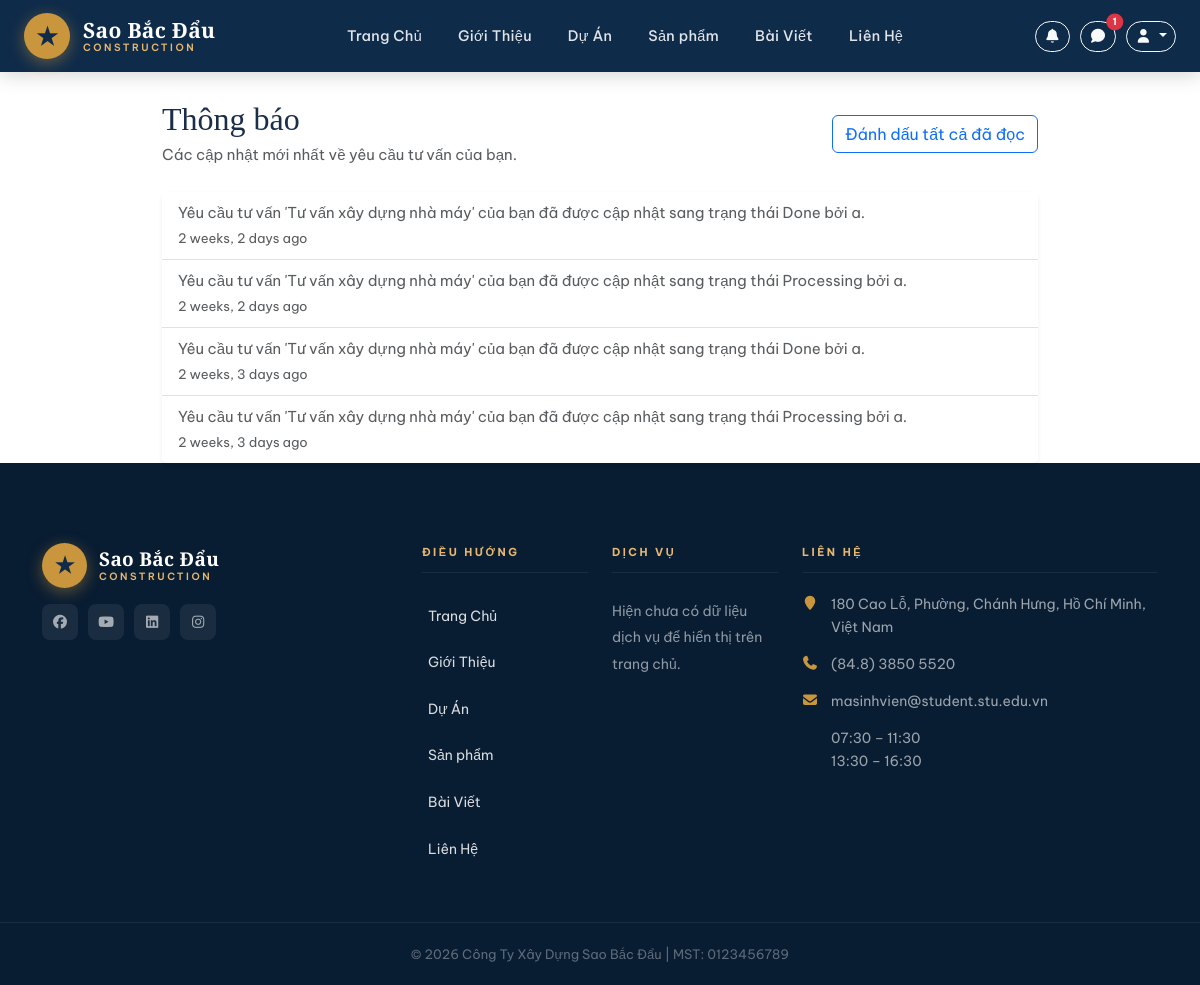
Page /notifications/ (signed in) on the committed database.
### home/models.py (models this page shows, shortened)
class Notification(models.Model):
    NOTIFICATION_TYPES = [("consult", "Consultation"), ("answer", "Answer")]
    user = models.ForeignKey(
        User, on_delete=models.CASCADE, related_name="notifications"
    )
    message = models.TextField()
    notification_type = models.CharField(max_length=20, choices=NOTIFICATION_TYPES)
    consultation = models.ForeignKey(
        Consultation, on_delete=models.CASCADE, null=True, blank=True
    )
    is_read = models.BooleanField(default=False)
    link = models.CharField(max_length=255, blank=True, null=True)
    created = models.DateTimeField(auto_now_add=True)
    class Meta:
        ordering = ["-created"]

class ContactInfo(models.Model):
    branch_name = models.CharField(
        max_length=150, verbose_name="Tên chi nhánh / văn phòng"
    )
    address = models.TextField(verbose_name="Địa chỉ")
    phone = models.CharField(max_length=50, verbose_name="Số điện thoại")
    fax = models.CharField(max_length=50, blank=True, verbose_name="Fax")
    email = models.EmailField(blank=True, verbose_name="Email")
    working_hours = models.CharField(
        max_length=255, blank=True, verbose_name="Giờ làm việc"
    )
    map_embed_url = models.URLField(blank=True, verbose_name="Link Google Maps Embed")
    facebook_url = models.URLField(blank=True, verbose_name="Facebook URL")
    youtube_url = models.URLField(blank=True, verbose_name="YouTube URL")
    linkedin_url = models.URLField(blank=True, verbose_name="LinkedIn URL")
    instagram_url = models.URLField(blank=True, verbose_name="Instagram URL")
    order = models.PositiveIntegerField(default=0, verbose_name="Thứ tự hiển thị")
    is_active = models.BooleanField(default=True, verbose_name="Hiển thị")
    created_at = models.DateTimeField(auto_now_add=True)
    class Meta:
        ordering = ["order", "created_at"]

### home/views.py (the view)
# urls.py: path("notifications/", views.notifications, name="notifications"),
@login_required
def notifications(request):
    user_notifications = request.user.notifications.select_related("consultation")
    return render(
        request,
        "home/notifications.html",
        {"notifications": user_notifications},
    )

### home/context_processors.py (called while the page is built)
def site_contact(request):
    contact = (
        ContactInfo.objects.filter(is_active=True)
        .order_by("order", "created_at")
        .first()
    )
    unread_notifications_count = 0
    recent_notifications = []
    if request.user.is_authenticated:
        unread_notifications_count = Notification.objects.filter(
            user=request.user,
            is_read=False,
        ).count()
        recent_notifications = Notification.objects.filter(user=request.user)[:5]
    consultations_unfinished = Consultation.objects.exclude(status="done").count()
    return {
        "site_contact": contact,
        "unread_notifications_count": unread_notifications_count,
        "recent_notifications": recent_notifications,
        "consultations_unfinished": consultations_unfinished,
    }

### templates/home/notifications.html (shortened to what this page needs)
{% extends 'base.html' %}
{% load humanize %}
{% block content %}
<div class="container" style="margin-top: 100px; max-width: 900px">
  <div class="d-flex justify-content-between align-items-center flex-wrap mb-4">
    <div>
      <h2 class="mb-1">Thông báo</h2>
      <p class="text-muted mb-0">Các cập nhật mới nhất về yêu cầu tư vấn của bạn.</p>
    </div>
    {% if notifications %}
    <a href="{% url 'notification_mark_all_read' %}" class="btn btn-outline-primary">
      Đánh dấu tất cả đã đọc
    </a>
    {% endif %}
  </div>
  <div class="card border-0 shadow-sm">
    <div class="list-group list-group-flush">
      {% for n in notifications %}
      <a
        href="{% url 'notification_read' n.id %}"
        class="list-group-item list-group-item-action {% if not n.is_read %}bg-light{% endif %}"
      >
        <div class="d-flex justify-content-between align-items-start gap-3">
          <div>
            <div class="font-weight-bold {% if n.is_read %}text-muted{% endif %}">
              {{ n.message }}
            </div>
            <small class="text-muted">{{ n.created|naturaltime }}</small>
          </div>
        </div>
      </a>
      {% empty %}
      <div class="p-5 text-center text-muted">
        Bạn chưa có thông báo nào.
      </div>
      {% endfor %}
    </div>
  </div>
</div>
{% endblock %}

### templates/base.html (shortened to what this page needs)
<!doctype html>
<html lang="vi">
  {% load static %}
  <head>
    <link
      rel="stylesheet"
      href="{% static 'vendor/bootstrap/css/bootstrap.min.css' %}"
    />
    <link
      rel="stylesheet"
      href="https://cdn.jsdelivr.net/npm/@fortawesome/fontawesome-free@7.2.0/css/all.min.css"
    />
    <link
      rel="stylesheet"
      href="{% static 'vendor/animate/animate.min.css' %}"
    />
    <link rel="stylesheet" href="{% static 'css/style.css' %}" />
    <link rel="stylesheet" href="{% static 'css/home.css' %}" />
    <link rel="stylesheet" href="{% static 'css/about.css' %}" />
    <link rel="stylesheet" href="{% static 'css/contact.css' %}" />
  </head>
  <body>
    <header
      class="site-navbar js-sticky-header site-navbar-target"
      role="banner"
    >
      <div class="container">
        <div class="navbar-inner">
          <div class="site-logo">
            <a href="{% url 'home' %}">
              <div class="logo-icon">★</div>
              <div class="logo-text">
                <span>Sao Bắc Đẩu</span>
                <span>Construction</span>
              </div>
            </a>
          </div>
          <nav class="site-navigation d-none d-xl-block">
            <ul class="site-menu">
              <li><a href="{% url 'home' %}" class="nav-link">Trang Chủ</a></li>
              <li>
                <a href="{% url 'about' %}" class="nav-link">Giới Thiệu</a>
              </li>
              <li><a href="{% url 'project' %}" class="nav-link">Dự Án</a></li>
              <li>
                <a href="{% url 'product' %}" class="nav-link">Sản phẩm</a>
              </li>
              <li><a href="{% url 'post' %}" class="nav-link">Bài Viết</a></li>
              <li>
                <a href="{% url 'contact' %}" class="nav-link">Liên Hệ</a>
              </li>
            </ul>
          </nav>
          <div class="nav-actions d-none d-xl-flex align-items-center" style="gap: 10px;">
            <a
              href="{% url 'notifications' %}"
              class="btn btn-sm btn-outline-light position-relative"
              title="Thông báo"
            >
              <i class="fa fa-bell"></i>
            </a>
            {% if user.is_authenticated %}
              {% if user.is_staff %}
              <a
                href="{% url 'consultation_list' %}"
                class="btn btn-sm btn-outline-light position-relative"
                title="Tư vấn"
              >
                <i class="fa fa-comment"></i>
                {% if consultations_unfinished %}
                <span
                  class="badge bg-danger position-absolute top-0 start-100 translate-middle rounded-pill"
                  style="font-size: 10px;"
                >
                  {{ consultations_unfinished }}
                </span>
                {% endif %}
              </a>
              {% endif %}
              <div class="dropdown">
                <button
                  class="btn btn-sm btn-outline-light dropdown-toggle"
                  data-bs-toggle="dropdown"
                  aria-expanded="false"
                  title="Tài khoản"
                >
                  <i class="fa fa-user"></i>
                </button>
              </div>
            {% endif %}
          </div>
        </div>
      </div>
    </header>
    {% block content %} {% endblock %}
    <footer class="footer-area">
      <div class="container">
        <div class="row gy-4">
          <div class="col-lg-4 col-md-6">
            <div class="footer-logo-wrap mb-3">
              <a
                href="{% url 'home' %}"
                style="
                  display: flex;
                  align-items: center;
                  gap: 12px;
                  text-decoration: none;
                "
              >
                <div
                  class="logo-icon"
                  style="width: 45px; height: 45px; font-size: 22px"
                >
                  ★
                </div>
                <div class="logo-text">
                  <span>Sao Bắc Đẩu</span>
                  <span>Construction</span>
                </div>
              </a>
            </div>
            <div class="footer-social">
              {% if site_contact and site_contact.facebook_url %}
              <a
                href="{{ site_contact.facebook_url }}"
                target="_blank"
                rel="noopener noreferrer"
              >
                <i class="fab fa-facebook"></i>
              </a>
              {% endif %} {% if site_contact and site_contact.youtube_url %}
              <a
                href="{{ site_contact.youtube_url }}"
                target="_blank"
                rel="noopener noreferrer"
              >
                <i class="fab fa-youtube"></i>
              </a>
              {% endif %} {% if site_contact and site_contact.linkedin_url %}
              <a
                href="{{ site_contact.linkedin_url }}"
                target="_blank"
                rel="noopener noreferrer"
              >
                <i class="fab fa-linkedin"></i>
              </a>
              {% endif %} {% if site_contact and site_contact.instagram_url %}
              <a
                href="{{ site_contact.instagram_url }}"
                target="_blank"
                rel="noopener noreferrer"
              >
                <i class="fab fa-instagram"></i>
              </a>
              {% endif %}
            </div>
          </div>
          <div class="col-lg-2 col-md-6">
            <div class="footer-heading">Điều Hướng</div>
            <ul class="footer-links">
              <li><a href="{% url 'home' %}">Trang Chủ</a></li>
              <li><a href="{% url 'about' %}">Giới Thiệu</a></li>
              <li><a href="{% url 'project' %}">Dự Án</a></li>
              <li><a href="{% url 'product' %}">Sản phẩm</a></li>
              <li><a href="{% url 'post' %}">Bài Viết</a></li>
              <li><a href="{% url 'contact' %}">Liên Hệ</a></li>
            </ul>
          </div>
          <div class="col-lg-2 col-md-6">
            <div class="footer-heading">Dịch Vụ</div>
            <ul class="footer-links">
          {% for service in services %}
          <li><a href="#">{{ service.title }}</a></li>
          {% empty %}
              <li>Hiện chưa có dữ liệu dịch vụ để hiển thị trên trang chủ.</li>
          {% endfor %}
            </ul>
          </div>
          <div class="col-lg-4 col-md-6">
            <div class="footer-heading">Liên Hệ</div>
            <ul class="footer-contact-info">
              {% if site_contact %}
              <li>
                <i class="fa fa-map-marker"></i>
                {{ site_contact.address|linebreaksbr }}
              </li>
              <li>
                <i class="fa fa-phone"></i>
                {{ site_contact.phone }}
              </li>
              <li>
                <i class="fa fa-envelope"></i>
                {{ site_contact.email|default:"Chưa cập nhật" }}
              </li>
              <li>
                {{ site_contact.working_hours|default:"Chưa cập nhật giờ làm việc"|linebreaksbr }}
              </li>
              {% else %}
              <li><i class="fa fa-map-marker"></i> Chưa cập nhật địa chỉ</li>
              <li><i class="fa fa-phone"></i> Chưa cập nhật số điện thoại</li>
              <li><i class="fa fa-envelope"></i> Chưa cập nhật email</li>
              <li><i class="fa fa-clock-o"></i> Chưa cập nhật giờ làm việc</li>
              {% endif %}
            </ul>
          </div>
        </div>
      </div>
      <div class="footer-bottom">
        <div class="container text-center">
          <p>© 2026 Công Ty Xây Dựng Sao Bắc Đẩu | MST: 0123456789</p>
        </div>
      </div>
    </footer>
  </body>
</html>

### rows in the picture
Notification: message "Yêu cầu tư vấn 'Tư vấn xây dựng nhà máy' của bạn đã được cập nhật sang trạng thái Done bởi a.", created "2 weeks, 2 days ago"
Notification: message "Yêu cầu tư vấn 'Tư vấn xây dựng nhà máy' của bạn đã được cập nhật sang trạng thái Processing bởi a.", created "2 weeks, 2 days ago"
Notification: message "Yêu cầu tư vấn 'Tư vấn xây dựng nhà máy' của bạn đã được cập nhật sang trạng thái Done bởi a.", created "2 weeks, 3 days ago"
Notification: message "Yêu cầu tư vấn 'Tư vấn xây dựng nhà máy' của bạn đã được cập nhật sang trạng thái Processing bởi a.", created "2 weeks, 3 days ago"
ContactInfo: address "180 Cao Lỗ, Phường, Chánh Hưng, Hồ Chí Minh, Việt Nam", phone "(84.8) 3850 5520", email "masinhvien@student.stu.edu.vn", working_hours "07:30 – 11:30 13:30 – 16:30"

### other values in the picture
{{ consultations_unfinished }} "1"
